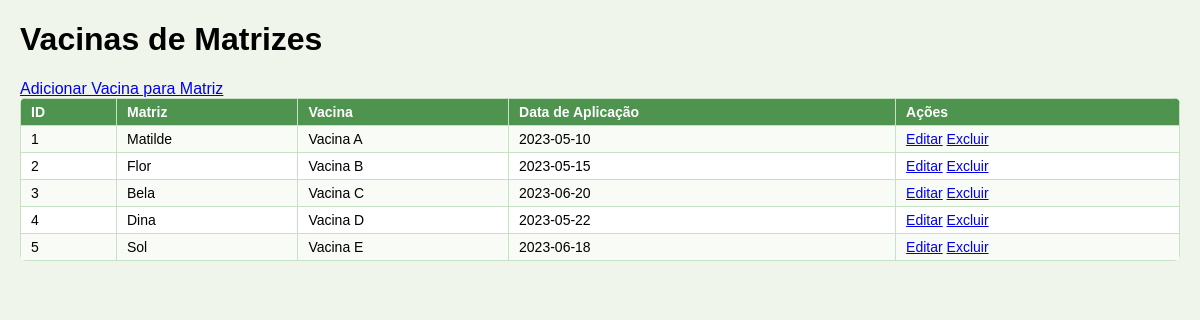
The app's page /admin/vacinacao/vacinas_matrizes.php with its own data.
### tables this page shows
CREATE TABLE vacinas_matrizes (
  id INT AUTO_INCREMENT PRIMARY KEY,
  matriz_id INT,
  vacina_id INT,
  data_aplicacao DATE,
  usuario_id INT,
  data_acao DATETIME,
  FOREIGN KEY (matriz_id) REFERENCES matrizes(id),
  FOREIGN KEY (vacina_id) REFERENCES vacinas(id),
  FOREIGN KEY (usuario_id) REFERENCES usuarios(id)
);

CREATE TABLE matrizes (
  id INT AUTO_INCREMENT PRIMARY KEY,
  nome VARCHAR(50),
  raca VARCHAR(50),
  peso DECIMAL(6,2),
  data_nascimento DATE,
  data_entrada DATE,
  usuario_id INT,
  data_acao DATETIME,
  FOREIGN KEY (usuario_id) REFERENCES usuarios(id)
);

CREATE TABLE vacinas (
  id INT AUTO_INCREMENT PRIMARY KEY,
  nome VARCHAR(50),
  descricao TEXT,
  usuario_id INT,
  data_acao DATETIME,
  FOREIGN KEY (usuario_id) REFERENCES usuarios(id)
);

### admin/vacinacao/vacinas_matrizes.php (the view, shortened to what this page needs)
<?php
include("../../database/conexao.php");
$sql = "SELECT vm.id, m.nome AS matriz_nome, v.nome AS vacina_nome, vm.data_aplicacao
        FROM vacinas_matrizes vm
        JOIN matrizes m ON vm.matriz_id = m.id
        JOIN vacinas v ON vm.vacina_id = v.id";
$result = $conn->query($sql);
?>
<!DOCTYPE html>
<html lang="pt-BR">
<head>
    <link rel="stylesheet" href="../../../assets/css/estilo.css">
</head>
<body>
    <h1>Vacinas de Matrizes</h1>
    <a href="vacinas_matrizes_add.php">Adicionar Vacina para Matriz</a>
    <table>
        <tr>
            <th>ID</th>
            <th>Matriz</th>
            <th>Vacina</th>
            <th>Data de Aplicação</th>
            <th>Ações</th>
        </tr>
        <?php while ($row = $result->fetch_assoc()): ?>
            <tr>
                <td><?php echo $row['id']; ?></td>
                <td><?php echo $row['matriz_nome']; ?></td>
                <td><?php echo $row['vacina_nome']; ?></td>
                <td><?php echo $row['data_aplicacao']; ?></td>
                <td>
                    <a href="vacinas_matrizes_edit.php?id=<?php echo $row['id']; ?>">Editar</a>
                    <a href="delete_vacinas_matrizes.php?id=<?php echo $row['id']; ?>">Excluir</a>
                </td>
            </tr>
        <?php endwhile; ?>
    </table>
</body>
</html>

### assets/css/estilo.css (style rules this page uses)
:root { --verde-base: #4e944f; --verde-hover: #3b7a3f; --fundo-claro: #f0f5ec; --texto-claro: #ffffff; --borda: #c7e1c4; }
body { font-family: Arial, sans-serif; background-color: var(--fundo-claro); margin: 10px auto; max-width: 1300px; padding: 0 20px; }
table { width: 100%; border-collapse: collapse; background-color: var(--texto-claro); border-radius: 6px; overflow: hidden; }
th { background-color: var(--verde-base); color: var(--texto-claro); cursor: pointer; }
th, td { padding: 5px 10px; border: 1px solid var(--borda); text-align: left; font-size: 14px; }
tr:nth-child(even) { background-color: #f8fbf6; }

### records on screen
vacinas_matrizes: id "1", matriz.nome "Matilde", vacina.nome "Vacina A", data_aplicacao "2023-05-10"
vacinas_matrizes: id "2", matriz.nome "Flor", vacina.nome "Vacina B", data_aplicacao "2023-05-15"
vacinas_matrizes: id "3", matriz.nome "Bela", vacina.nome "Vacina C", data_aplicacao "2023-06-20"
vacinas_matrizes: id "4", matriz.nome "Dina", vacina.nome "Vacina D", data_aplicacao "2023-05-22"
vacinas_matrizes: id "5", matriz.nome "Sol", vacina.nome "Vacina E", data_aplicacao "2023-06-18"
